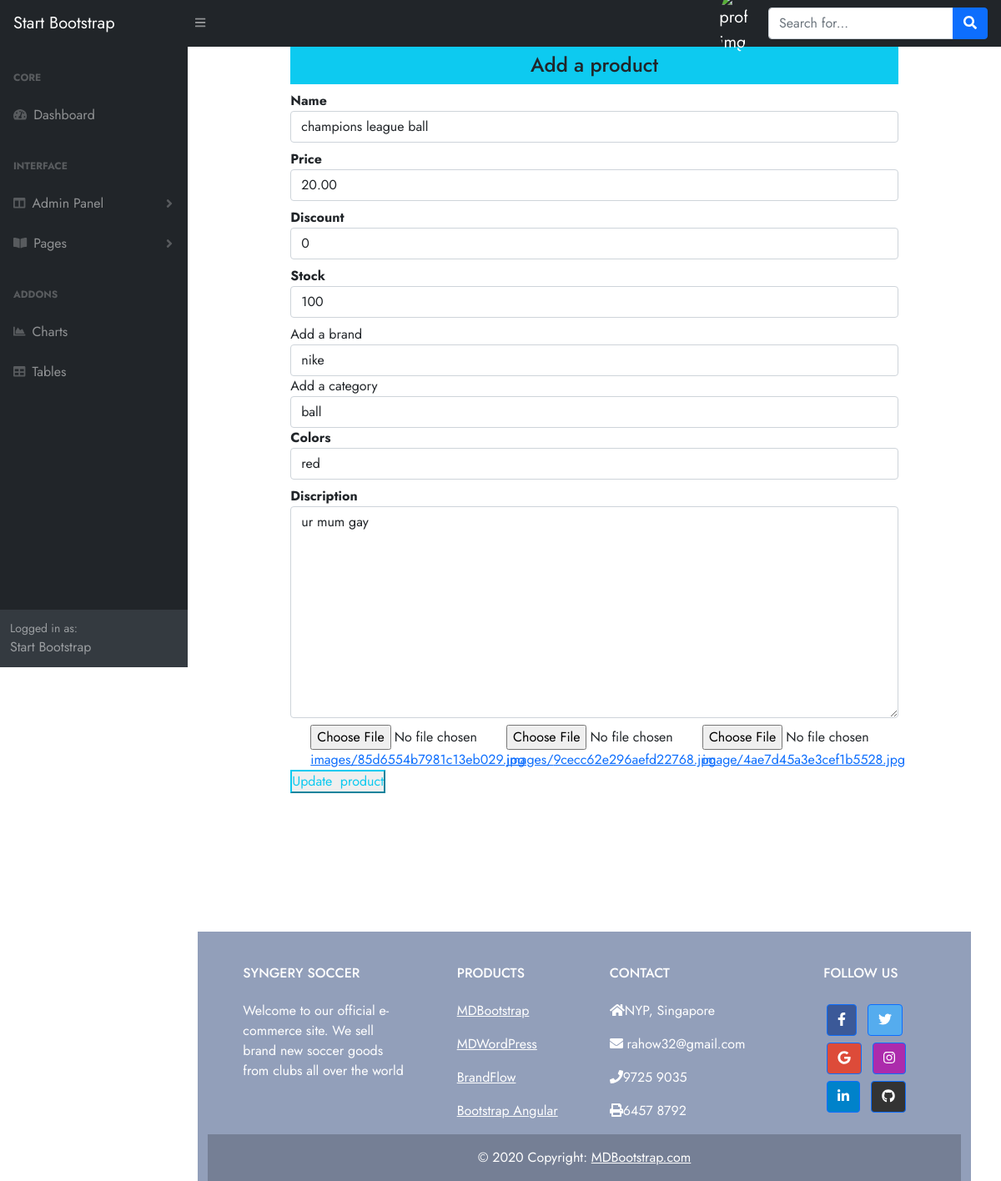
Page /updateproduct/1 on the committed database.
### __init__.py (models this page shows, shortened)
class Addproduct(db.Model):
    __seachbale__ = ['name','desc']
    id = db.Column(db.Integer, primary_key=True)
    name = db.Column(db.String(80), nullable=False)
    price = db.Column(db.Numeric(10,2), nullable=False)
    discount = db.Column(db.Integer, default=0)
    stock = db.Column(db.Integer, nullable=False)
    colors = db.Column(db.Text, nullable=False)
    desc = db.Column(db.Text, nullable=False)
    pub_date = db.Column(db.DateTime, nullable=False,default=datetime.utcnow)
    category_id = db.Column(db.Integer, db.ForeignKey('category.id'),nullable=False)
    category = db.relationship('Category',backref=db.backref('categories', lazy=True))
    brand_id = db.Column(db.Integer, db.ForeignKey('brand.id'),nullable=False)
    brand = db.relationship('Brand',backref=db.backref('brands', lazy=True))
    image_1 = db.Column(db.String(150), nullable=False, default='image1.jpg')
    image_2 = db.Column(db.String(150), nullable=False, default='image2.jpg')
    image_3 = db.Column(db.String(150), nullable=False, default='image3.jpg')

class Brand(db.Model):
    id = db.Column(db.Integer, primary_key=True)
    name = db.Column(db.String(30), unique=True, nullable=False)

class Category(db.Model):
    id = db.Column(db.Integer, primary_key=True)
    name = db.Column(db.String(30), unique=True, nullable=False)

### __init__.py (the view, shortened to what this page needs)
@app.route('/updateproduct/<int:id>', methods=['GET','POST'])
def updateproduct(id):
    form = Addproducts(request.form)
    product = Addproduct.query.get_or_404(id)
    brands = Brand.query.all()
    categories = Category.query.all()
    brand = request.form.get('brand')
    category = request.form.get('category')
    form.name.data = product.name
    form.price.data = product.price
    form.discount.data = product.discount
    form.stock.data = product.stock
    form.colors.data = product.colors
    form.discription.data = product.desc
    brand = product.brand.name
    category = product.category.name
    return render_template('products/addproduct.html', form=form, title='Update Product',getproduct=product, brands=brands,categories=categories)

### forms.py
class Addproducts(Form):
    name = StringField('Name', [validators.DataRequired()])
    price = FloatField('Price', [validators.DataRequired()])
    discount = IntegerField('Discount', default=0)
    stock = IntegerField('Stock', [validators.DataRequired()])
    colors = StringField('Colors', [validators.DataRequired()])
    discription = TextAreaField('Discription', [validators.DataRequired()])
    stock = IntegerField('Stock', [validators.DataRequired()])
    image_1 = FileField('Image 1', validators=[FileRequired(), FileAllowed(['jpg','png','gif','jpeg'])])
    image_2 = FileField('Image 2', validators=[FileRequired(), FileAllowed(['jpg','png','gif','jpeg'])])
    image_3 = FileField('Image 3', validators=[FileRequired(), FileAllowed(['jpg','png','gif','jpeg'])])

### template/products/addproduct.html (shortened to what this page needs)
{% extends "base.html" %}
{% block content %}
<div class="container">
<div class="container">
    <div class="row">
        <div class="col-md-1"></div>
            <div class="col-md-10">
                <div class="text-center bg-info p-2 h4">Add a product</div>
                {% from "_formHelper.html" import render_field %}
                <form method="post" enctype="multipart/form-data">
                <div>
                    {{ render_field(form.name, class="form-control") }}
                    {{ render_field(form.price, class="form-control") }}
                    {{ render_field(form.discount, class="form-control") }}
                    {{ render_field(form.stock, class="form-control") }}
                    <label for="brand">Add a brand</label>
                    <select name="brand" id="brand" class="form-control" required>
                        {% if getproduct %}
                        <option value="{{getproduct.brand_id}}" style="display: none;">{{getproduct.brand.name}}</option>
                       {% else %}
                     <option value=""> Select A brand</option>
                     {% for brand in brands %}
                     <option value="{{brand.id}}">{{brand.name}}</option>
                     {% endfor %}
                     {% endif %}
                    </select>
                    <label for="category">Add a category</label>
                    <select name="category" id="category" class="form-control" required>
                    {% if getproduct %}
                      <option value="{{getproduct.category_id}}" style="display: none;">{{getproduct.category.name}}</option>
                     {% else %}
                     <option value=""> Select A category</option>
                     {% for category in categories %}
                     <option value="{{category.id}}">{{category.name}}</option>
                     {% endfor %}
                     {% endif %}
                    </select>
                    {{ render_field(form.colors, class="form-control") }}
                    {{ render_field(form.discription, class="form-control", rows="10") }}
                </div>
                <div class="container">
                    <div class="row">
                        {% if getproduct %}
                        <div class="col-md-4"> <input type="file" name="image_1" id="image_1">
                            <a href="{{url_for('static',filename='images/' + getproduct.image_1)}}"> images/{{ getproduct.image_1}}</a>
                        </div>
                        <div class="col-md-4"><input type="file" name="image_2" id="image_2">
                            <a href="{{url_for('static',filename='images/' + getproduct.image_2)}}">images/{{ getproduct.image_2}}</a>
                        </div>
                        <div class="col-md-4"><input type="file" name="image_3" id="image_3">
                            <a href="{{url_for('static',filename='images/' + getproduct.image_3)}}"> image/{{ getproduct.image_3}}</a>
                        </div>
                        {% else %}
                        <div class="col-md-4">{{ render_field(form.image_1) }}</div>
                        <div class="col-md-4">{{ render_field(form.image_2) }}</div>
                        <div class="col-md-4">{{ render_field(form.image_3) }}</div>
                        {% endif %}
                    </div>
                </div>
                <p><input type="submit" value="{% if getproduct %}Update {% else %}Add{% endif %} product" class="btn-outline-info">
                </form>
            </div>
      <div class="col-md-1"></div>
    </div>
</div>
{% endblock content %}

### template/_formHelper.html (shortened to what this page needs)
{% macro render_field(field) %}
  <dt>{{ field.label }}
  <dd>{{ field(**kwargs)|safe }}
  </dd>
{% endmacro %}

### static/css/test.css (style rules this page uses)
* { margin: 0; padding: 0; box-sizing: border-box; list-style: none; font-family: 'Jost', sans-serif; }

### rows in the picture
Addproduct: name "champions league ball", price "20.00", discount "0", stock "100", colors "red", image_1 "85d6554b7981c13eb029.jpg", image_2 "9cecc62e296aefd22768.jpg", image_3 "4ae7d45a3e3cef1b5528.jpg"
Brand: brand "nike"
Category: category "ball"

### other values in the picture
{{ field.label }} "Name Price Discount Stock Colors Discription"
